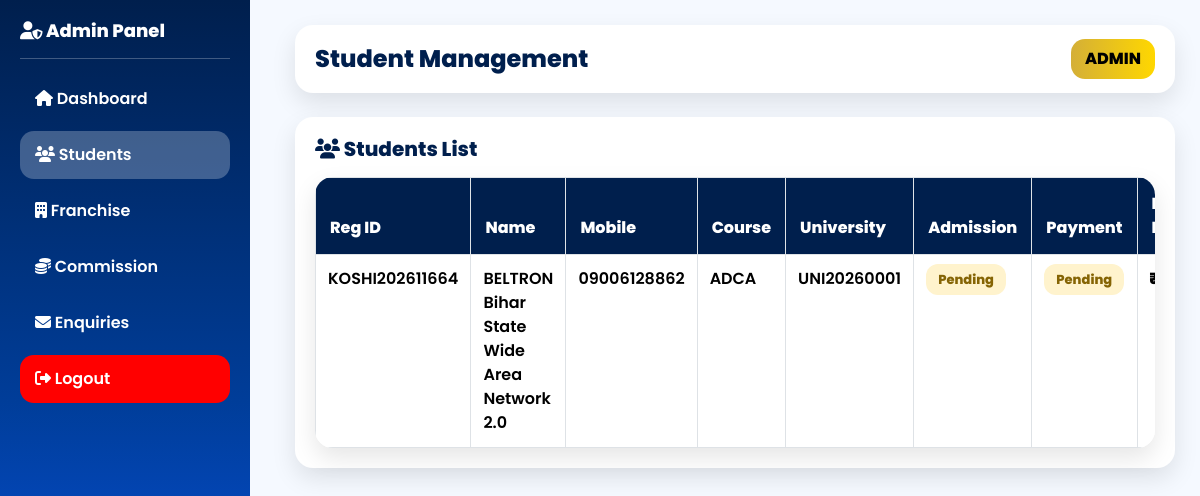
Screenshot of /admin/students.php (signed in) with the database file from the repository.
### tables this page shows
CREATE TABLE `students` (
  `id` int(11) NOT NULL,
  `reg_id` varchar(50) NOT NULL,
  `franchise_id` varchar(50) DEFAULT NULL,
  `name` varchar(200) NOT NULL,
  `father_name` varchar(200) NOT NULL,
  `mobile` varchar(20) NOT NULL,
  `email` varchar(150) DEFAULT NULL,
  `address` text DEFAULT NULL,
  `photo` varchar(255) DEFAULT NULL,
  `university_code` varchar(50) DEFAULT NULL,
  `course_code` varchar(50) DEFAULT NULL,
  `admission_status` varchar(20) DEFAULT 'Pending',
  `payment_status` varchar(20) DEFAULT 'Pending',
  `course_status` varchar(20) DEFAULT 'Running',
  `fee_paid` int(11) DEFAULT 0,
  `receipt_no` varchar(100) DEFAULT NULL,
  `receipt_date` varchar(50) DEFAULT NULL,
  `student_id` varchar(100) DEFAULT NULL,
  `idcard_status` varchar(20) DEFAULT 'Pending',
  `certificate_no` varchar(100) DEFAULT NULL,
  `razorpay_payment_id` varchar(200) DEFAULT NULL,
  `razorpay_order_id` varchar(200) DEFAULT NULL,
  `razorpay_signature` varchar(300) DEFAULT NULL,
  `created_at` timestamp NOT NULL DEFAULT current_timestamp()
);

### admin/students.php (the view, shortened to what this page needs)
<?php
include("../db.php");
?>
<!DOCTYPE html>
<html lang="en">
<head>
  <link href="https://cdn.jsdelivr.net/npm/bootstrap@5.3.3/dist/css/bootstrap.min.css" rel="stylesheet">
  <link rel="stylesheet" href="https://cdnjs.cloudflare.com/ajax/libs/font-awesome/6.5.0/css/all.min.css">
  <link rel="stylesheet" href="../assets/dashboard/dashboard.css">
</head>
<body>
<div class="sidebar">
  <h3><i class="fa-solid fa-user-shield"></i> Admin Panel</h3>
  <hr>
  <a href="dashboard.php"><i class="fa-solid fa-house"></i> Dashboard</a>
  <a class="active" href="students.php"><i class="fa-solid fa-users"></i> Students</a>
  <a href="franchise_list.php"><i class="fa-solid fa-building"></i> Franchise</a>
  <a href="franchise_commission_report.php"><i class="fa-solid fa-coins"></i> Commission</a>
  <a href="enquiry_list.php"><i class="fa-solid fa-envelope"></i> Enquiries</a>
  <a href="logout.php" style="background:red;"><i class="fa-solid fa-right-from-bracket"></i> Logout</a>
</div>
<div class="main-content">
  <div class="topbar">
    <h4>Student Management</h4>
    <span class="profile-badge">ADMIN</span>
  </div>
  <div class="card-box mt-4">
    <h5 class="mb-3"><i class="fa-solid fa-users"></i> Students List</h5>
    <div class="table-responsive table-premium">
      <table class="table table-bordered mb-0">
        <thead>
          <tr>
            <th>Reg ID</th>
            <th>Name</th>
            <th>Mobile</th>
            <th>Course</th>
            <th>University</th>
            <th>Admission</th>
            <th>Payment</th>
            <th>Fee Paid</th>
          </tr>
        </thead>
        <tbody>
<?php
$res = $conn->query("SELECT * FROM students ORDER BY id DESC");
while($row = $res->fetch_assoc()){
  $admissionBadge = "status-yellow";
  $paymentBadge = "status-yellow";
?>
<tr>
  <td><?= htmlspecialchars($row['reg_id']) ?></td>
  <td><?= htmlspecialchars($row['name']) ?></td>
  <td><?= htmlspecialchars($row['mobile']) ?></td>
  <td><?= htmlspecialchars($row['course_code']) ?></td>
  <td><?= htmlspecialchars($row['university_code']) ?></td>
  <td>
    <span class="status-badge <?= $admissionBadge ?>">
      <?= htmlspecialchars($row['admission_status']) ?>
    </span>
  </td>
  <td>
    <span class="status-badge <?= $paymentBadge ?>">
      <?= htmlspecialchars($row['payment_status']) ?>
    </span>
  </td>
  <td><b>₹<?= htmlspecialchars($row['fee_paid']) ?></b></td>
</tr>
<?php } ?>
</tbody>
      </table>
    </div>
  </div>
</div>
</body>
</html>

### assets/dashboard/dashboard.css (style rules this page uses)
body { font-family: 'Poppins', sans-serif; background: #f5f9ff; }
.sidebar { width: 250px; height: 100vh; position: fixed; top: 0; left: 0; background: linear-gradient(180deg,#001f4d,#003d99,#0b5cff); color: white; padding: 20px; }
.sidebar h3 { font-weight: 800; font-size: 18px; }
.sidebar a { display: block; color: white; text-decoration: none; padding: 12px 15px; border-radius: 14px; margin-top: 8px; font-weight: 600; transition: 0.3s; }
.sidebar a.active { background: rgba(255,255,255,0.25); }
.main-content { margin-left: 270px; padding: 25px; }
.topbar { background: white; border-radius: 18px; padding: 14px 20px; box-shadow: 0px 10px 25px rgba(0,0,0,0.10); display: flex; justify-content: space-between; align-items: center; }
.topbar h4 { font-weight: 800; color: #001f4d; margin: 0; }
.profile-badge { background: linear-gradient(90deg,#d4af37,#ffd700); padding: 8px 14px; border-radius: 14px; font-weight: 800; color: black; }
.card-box { background: white; border-radius: 18px; padding: 20px; box-shadow: 0px 10px 25px rgba(0,0,0,0.10); transition: 0.3s; }
.card-box h5 { font-weight: 800; color: #001f4d; }
.table-premium { background: white; border-radius: 18px; overflow: hidden; box-shadow: 0px 10px 25px rgba(0,0,0,0.10); }
.table-premium th { background: #001f4d; color: white; font-weight: 800; padding: 14px; }
.table-premium td { padding: 12px; font-weight: 600; }
.status-badge { padding: 6px 12px; border-radius: 12px; font-weight: 800; font-size: 13px; }
.status-yellow { background:#fff3cd;color:#856404; }

### rows the page displays
students: reg "KOSHI202611664", name "BELTRON Bihar State Wide Area Network 2.0", mobile "09006128862", course_code "ADCA", university_code "UNI20260001", admission_status "Pending", payment_status "Pending"
